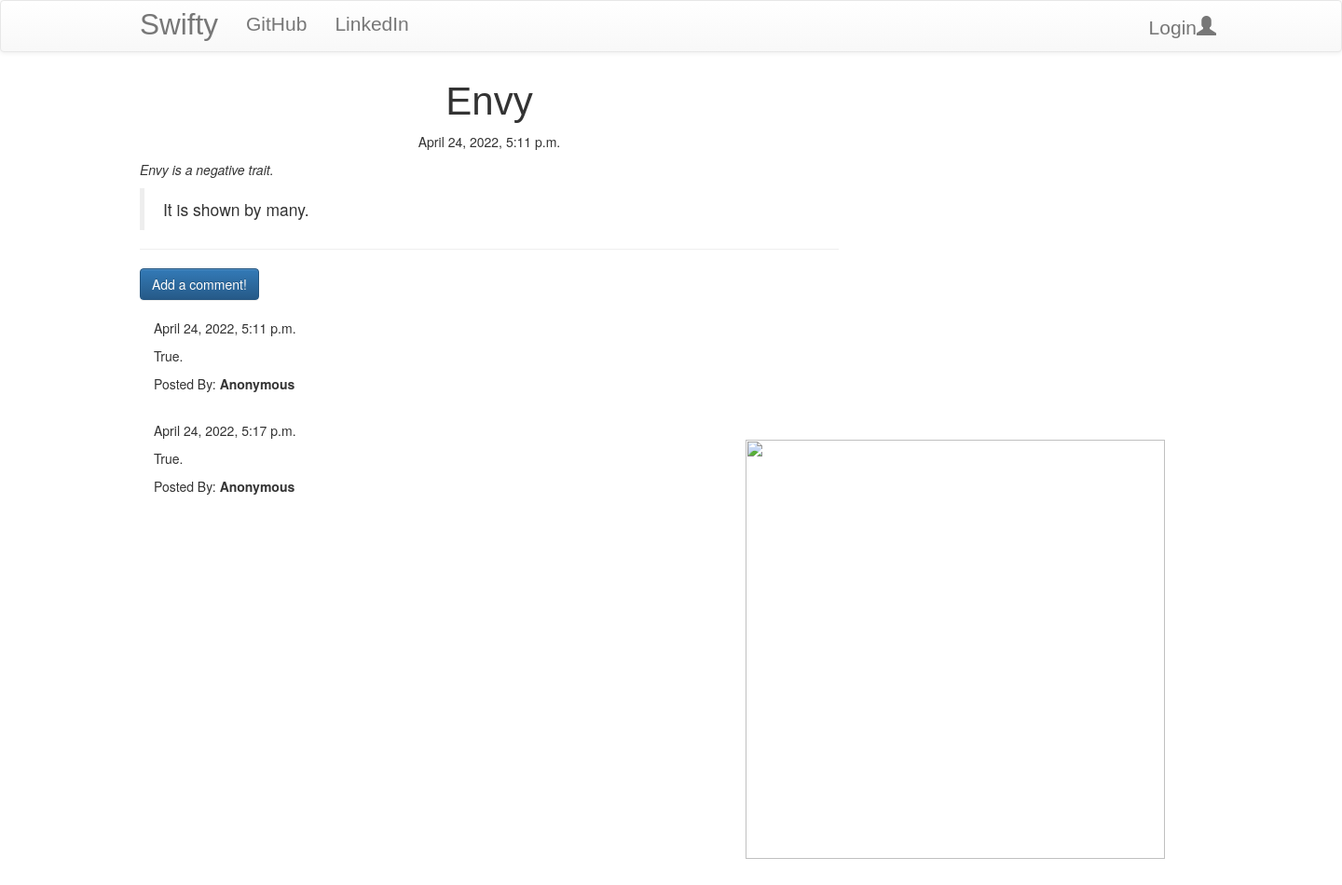
/post/15, run on the app's committed database.
### blog/models.py (models this page shows, shortened)
class Post(models.Model):
    author = models.ForeignKey('auth.User', on_delete=models.CASCADE)
    title = models.CharField(max_length=200)
    text = models.TextField()
    created_date = models.DateTimeField(default=timezone.now)
    published_date = models.DateTimeField(blank=True, null=True)

class Comment(models.Model):
    post = models.ForeignKey('blog.Post', related_name='comments', on_delete=models.CASCADE)
    author = models.CharField(max_length=200)
    text = models.TextField()
    created_date = models.DateTimeField(default=timezone.now)
    approved_comment = models.BooleanField(default=False)

### blog/views.py (the view)
class PostDetailView(DetailView):
    model = Post

### blog/templates/blog/post_detail.html (shortened to what this page needs)
{% extends "blog/base.html" %}
{% block content %}
<h1 class="posttitle loader">{{post.title}}</h1>
 {% if post.published_date %}
   <div class="date postdate">
     {{post.published_date}}
   </div>
 {% else %}
   <a class="btn btn-default" href="{% url 'post_publish' pk=post.pk %}">Publish</a>
 {% endif %}
 <p Class='postcontent'>{{post.text|safe|linebreaksbr}}</p>
 <hr>
 <a class="btn btn-primary btn-commment"  href="{% url 'add_comment_to_post' pk=post.pk %}">Add a comment!</a>
 <div class="container">
   {% for comment in post.comments.all %}
     <br>
     {% if user.is_authenticated or comment.approved_comment %}
       {{ comment.created_date }}
       <p>{{comment.text|safe|linebreaks}}</p>
       <p>Posted By: <strong>{{ comment.author }}</strong></p>
     {% endif %}
     {% empty %}
     <p>No comments</p>
   {% endfor %}
 </div>
 <div class="image">
   <img src="https://i.imgur.com/whAR2Aq.jpg" width="450" height="450">
 </div>
{% endblock %}

### blog/templates/blog/base.html (shortened to what this page needs)
<!DOCTYPE html>
{% load static %}
<html lang="en" dir="ltr">
  <head>
    <link rel="stylesheet" href="https://maxcdn.bootstrapcdn.com/bootstrap/3.3.7/css/bootstrap.min.css">
    <link rel="stylesheet" href="https://maxcdn.bootstrapcdn.com/bootstrap/3.3.7/css/bootstrap-theme.min.css">
    <link rel="stylesheet" href="//cdn.jsdelivr.net/npm/medium-editor@latest/dist/css/medium-editor.min.css" type="text/css" media="screen" charset="utf-8">
    <link rel='stylesheet' href="{% static 'css/blog.css' %}">
  </head>
  <body class="loader">
    <nav class="navbar navbar-default techfont custom-navbar">
      <div class="container">
        <ul class="nav navbar-nav">
          <li><a class= 'navbar-brand bigbrand' href="{% url 'post_list' %}">Swifty</a></li>
          <li><a href="https://github.com">GitHub</a></li>
          <li><a href="https://LinkedIn.com">LinkedIn</a></li>
        </ul>
        <ul class="nav navbar-nav navbar-right">
          {% if user.is_authenticated %}
            <li><a href="{% url 'post_new' %}">New Post</a></li>
            <li><a href="{% url 'post_draft_list' %}">Drafts</a></li>
            <li><a href="http://127.0.0.1:8000/accounts/logout">Logout</a></li>
            <li><a>Welcome: {{user.username}}</a></li>
          {% else %}
            <li><a class='nav navbar-right' href="{% url 'login' %}">Login<span class='glyphicon glyphicon-user'></span></a></li>
          {% endif %}
        </ul>
      </div>
    </nav>
      <div class="content container">
          <div class="row">
              <div class="col-md-8">
                <div class="blog_posts">
                  {% block content %}
                  {% endblock %}
                </div>
              </div>
          </div>
      </div>
  </body>
</html>

### blog/static/css/blog.css (style rules this page uses)
.techfont { font-family: 'Russo One', sans-serif; font-size: 1.5em; margin-bottom: 10px; }
.bigbrand { font-size: 1.5em; }
.loader { filter:hue-rotate(0deg); color:linear-gradient(45deg,#0f8,#08f); animation:hue 10000ms infinite linear; }
.postdate { text-align: center; }
.posttitle { font-family: 'Tech Mono', sans-serif; font-size: 3em; text-align: center; }
.postcontent { font-family: 'Kaisei Tokumin'; font-size: 1.5em; }

### blog/templates/blog/post_detail.html (style rules this page uses)
div.image { position: relative; left: 650px; bottom: 70px; }

### data on the page
Post: title "Envy", published_date "April 24, 2022, 5:11 p.m.", text "Envy is a negative trait. It is shown by many."
Comment: created_date "April 24, 2022, 5:11 p.m.", text "True.", author "Anonymous"
Comment: created_date "April 24, 2022, 5:17 p.m.", text "True.", author "Anonymous"
